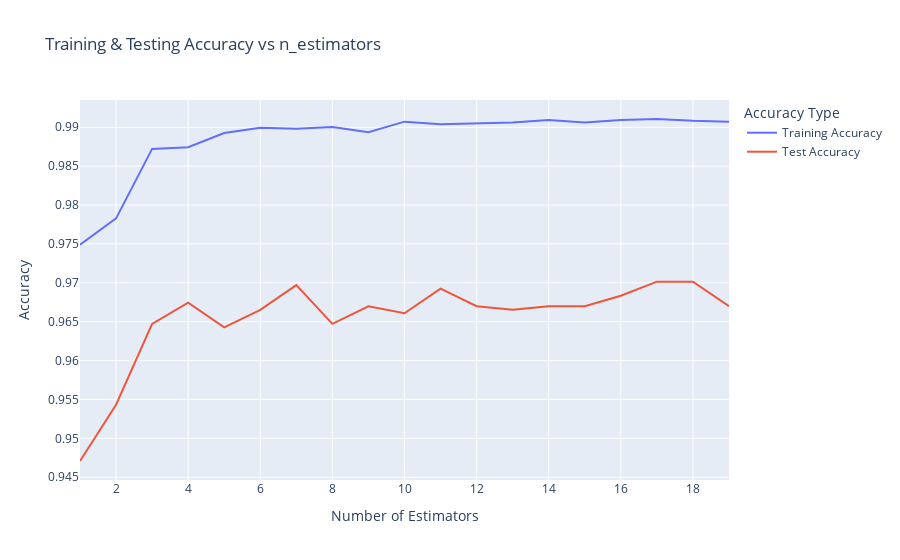

Write notebook code for a chart like this one.
### Code cell
training_accuracy = []
test_accuracy = []
# try max_depth from 1 to 20
depth = range(1,20)
for n in depth:
    forest_test =  RandomForestClassifier(n_estimators=n)

    forest_test.fit(X_train, y_train)
    # record training set accuracy
    training_accuracy.append(forest_test.score(X_train, y_train))
    # record generalization accuracy
    test_accuracy.append(forest_test.score(X_test, y_test))
    

#plotting the training & testing accuracy for n_estimators from 1 to 20
# plt.figure(figsize=None)
# plt.plot(depth, training_accuracy, label="training accuracy")
# plt.plot(depth, test_accuracy, label="test accuracy")
# plt.ylabel("Accuracy")  
# plt.xlabel("n_estimators")
# plt.legend();

#using plotly express to plot the training & testing accuracy for n_estimators from 1 to 20
# Create a DataFrame to hold training and testing accuracy values
accuracy_df = pd.DataFrame({'n_estimators': depth, 'Training Accuracy': training_accuracy, 'Test Accuracy': test_accuracy})

# Create an interactive line chart using Plotly Express
fig = px.line(accuracy_df, x='n_estimators', y=['Training Accuracy', 'Test Accuracy'],
              title="Training & Testing Accuracy vs n_estimators",
              labels={'n_estimators': 'Number of Estimators', 'value': 'Accuracy', 'variable': 'Accuracy Type'})

# Show the interactive line chart
fig.show()

### Figure 1 — Plotly figure (JSON) as saved in the notebook; plotly's stock layout.template omitted (floating-point values rounded to 4 significant figures)
{"data": [{"hovertemplate": "Accuracy Type=Training Accuracy<br>Number of Estimators=%{x}<br>Accuracy=%{y}<extra></extra>", "legendgroup": "Training Accuracy", "line": {"color": "#636efa", "dash": "solid"}, "marker": {"symbol": "circle"}, "mode": "lines", "name": "Training Accuracy", "orientation": "v", "showlegend": true, "type": "scatter", "x": [1, 2, 3, 4, 5, 6, 7, 8, 9, 10, 11, 12, 13, 14, 15, 16, 17, 18, 19], "xaxis": "x", "y": [0.9749, 0.9783, 0.9872, 0.9874, 0.9893, 0.9899, 0.9898, 0.99, 0.9894, 0.9907, 0.9904, 0.9905, 0.9906, 0.991, 0.9906, 0.991, 0.9911, 0.9908, 0.9907], "yaxis": "y"}, {"hovertemplate": "Accuracy Type=Test Accuracy<br>Number of Estimators=%{x}<br>Accuracy=%{y}<extra></extra>", "legendgroup": "Test Accuracy", "line": {"color": "#EF553B", "dash": "solid"}, "marker": {"symbol": "circle"}, "mode": "lines", "name": "Test Accuracy", "orientation": "v", "showlegend": true, "type": "scatter", "x": [1, 2, 3, 4, 5, 6, 7, 8, 9, 10, 11, 12, 13, 14, 15, 16, 17, 18, 19], "xaxis": "x", "y": [0.9471, 0.9543, 0.9647, 0.9674, 0.9643, 0.9665, 0.9697, 0.9647, 0.967, 0.9661, 0.9692, 0.967, 0.9665, 0.967, 0.967, 0.9683, 0.9701, 0.9701, 0.967], "yaxis": "y"}], "layout": {"legend": {"title": {"text": "Accuracy Type"}, "tracegroupgap": 0}, "title": {"text": "Training & Testing Accuracy vs n_estimators"}, "xaxis": {"anchor": "y", "domain": [0, 1], "title": {"text": "Number of Estimators"}}, "yaxis": {"anchor": "x", "domain": [0, 1], "title": {"text": "Accuracy"}}}}
